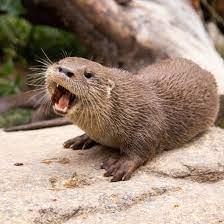
#> input picture atividade6/lontra.jpeg, 224 x 224 px
$ python histogramas.py
#> lines starting #> are read from the running program, lines starting #| are printed output that depends on the picture
### atividade6/Showgraphics.py
import cv2 as cv
import numpy as np
import matplotlib.pyplot as plt


# [39 lines left out: function plotGraphics2, not called in this run]


def plotGraphics(img1, img2, hist1, hist_channels):
    plt.figure(figsize=(12, 6))

    # Subplot para a imagem colorida
    plt.subplot(2, 3, 1)
    plt.imshow(cv.cvtColor(img1, cv.COLOR_BGR2RGB))
    plt.title('Imagem Colorida')

    # Subplot para a imagem em tons de cinza
    plt.subplot(2, 3, 2)
    plt.imshow(cv.cvtColor(img2, cv.COLOR_BGR2RGB), cmap='gray')
    plt.title('Imagem em Tons de Cinza')

    # Subplot para o histograma em tons de cinza
    plt.subplot(2, 3, 3)
    plt.title('Histograma - Tons de Cinza')
    plt.xlabel('Intensidade')
    plt.ylabel('Número de Pixels')
    plt.plot(hist1)
    plt.xlim([0, 256])

    # Subplot para o histograma dos canais de cores (vermelho, verde e azul)
    plt.subplot(2, 1, 2)
    plt.title('Histograma - Canais de Cores')
    plt.xlabel('Intensidade')
    plt.ylabel('Número de Pixels')

    for i, color in enumerate(('b', 'g', 'r')):
        plt.plot(hist_channels[i], color=color, label=f'Canal {color.upper()}')

    plt.xlim([0, 256])
    plt.legend()

    plt.tight_layout()
    plt.show()

### atividade6/histogramas.py
import cv2 as cv
import numpy as np
import matplotlib.pyplot as plt
import Showgraphics as sg

def grayHistogram(image):
    hist = cv.calcHist([image], [0], None, [256], [0, 256])
    return hist

def colorHistogram(image):
    hist_channels = []
    colors = ('b', 'g', 'r')

    for i, color in enumerate(colors):
        channel_hist = cv.calcHist([image], [i], None, [256], [0, 256])
        hist_channels.append(channel_hist)

    return hist_channels


def main():
    img = cv.imread("lontra.jpeg")
#> img is the input picture: shape (224, 224, 3); mean B, G, R 122, 138.2, 158.8
    imgCopy = cv.cvtColor(img, cv.COLOR_BGR2GRAY)
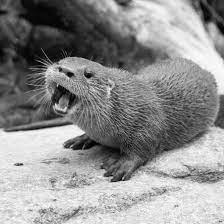
#> imgCopy: shape (224, 224); min 1, max 254, mean 142.5
    histGray = grayHistogram(imgCopy)
#> in grayHistogram, `hist = cv.calcHist([image], [0], None, [256], [0, 256])`: hist = 256 values, max 523 at index 231, min 0 at index 0, mean 196
#> histGray has the same summary as hist in grayHistogram
    hist_channels = colorHistogram(img)
#> after the loop in colorHistogram, `for i, color in enumerate(colors):`: hist_channels = 3 items
#> hist_channels = 3 items
    sg.plotGraphics(img, imgCopy, histGray, hist_channels)
#> in plotGraphics, `plt.show()`:
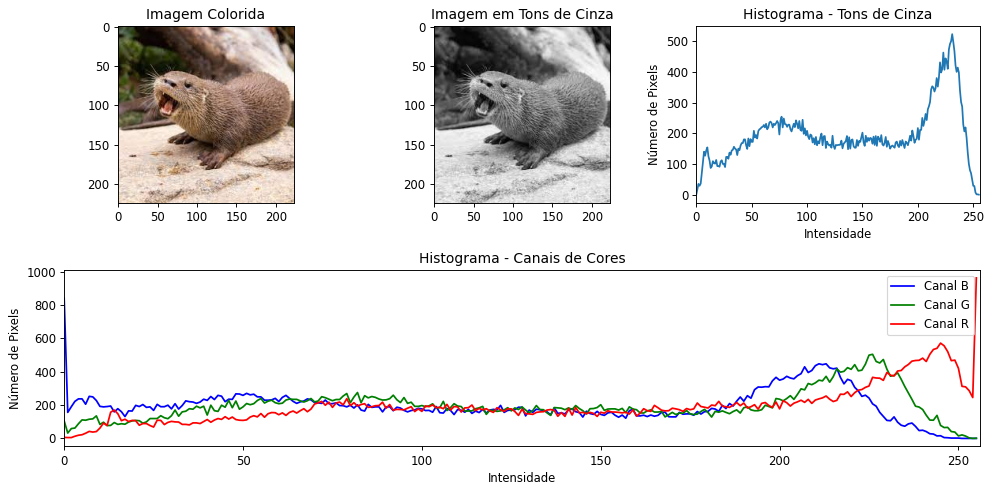
#> figure drawn by matplotlib, 4 panels; panel 3: curve peaks at x = 231, y = 523; panel 4: curve peaks at x = 0, y = 840; panel 4: curve peaks at x = 226, y = 504; panel 4: curve peaks at x = 255, y = 962

    cv.waitKey(0)
    cv.destroyAllWindows()

if __name__ == "__main__":
    main()

$ run again, with atividade6/d2.jpeg copied over atividade6/lontra.jpeg
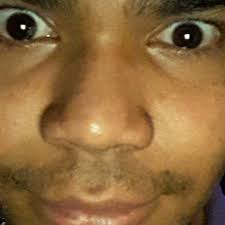
#> input picture atividade6/d2.jpeg, 225 x 225 px
#> in main, img is the input picture: shape (225, 225, 3); mean B, G, R 60.4, 105.4, 141.9
#> in main, `imgCopy = cv.cvtColor(img, cv.COLOR_BGR2GRAY)`:
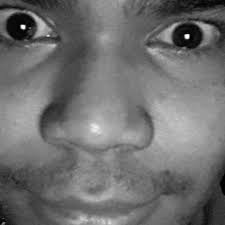
#> imgCopy: shape (225, 225); min 0, max 254, mean 111.2
#> hist = 256 values, max 633 at index 130, min 0 at index 208, mean 197.8
#> histGray has the same summary as hist in grayHistogram
#> after the loop in colorHistogram, `for i, color in enumerate(colors):`: hist_channels = 3 items
#> in plotGraphics, `plt.show()`:
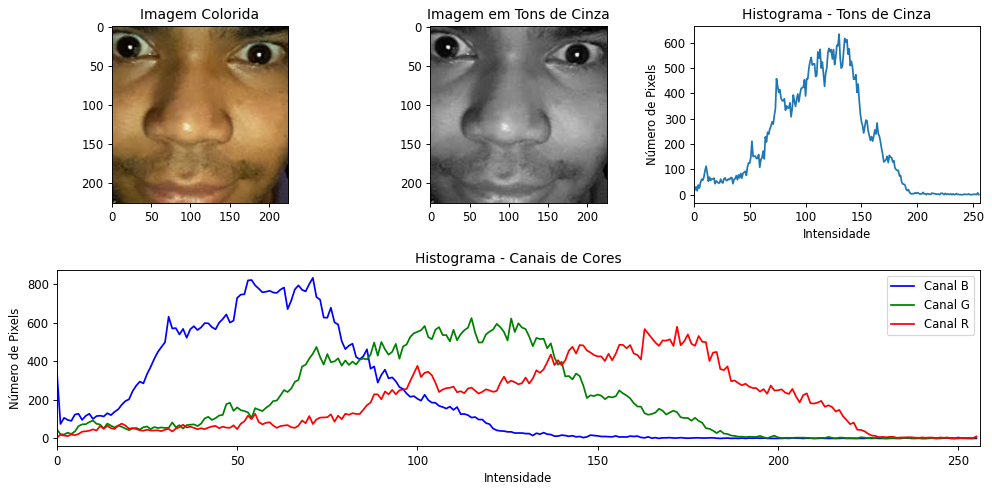
#> figure drawn by matplotlib, 4 panels; panel 3: curve peaks at x = 130, y = 633; panel 4: curve peaks at x = 71, y = 834; panel 4: curve peaks at x = 115, y = 625; panel 4: curve peaks at x = 172, y = 580

$ run again, with atividade6/d1.jpg copied over atividade6/lontra.jpeg
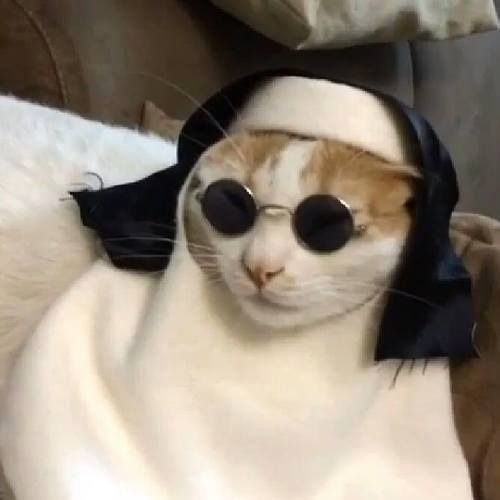
#> input picture atividade6/d1.jpg, 500 x 500 px
#> in main, img is the input picture: shape (500, 500, 3); mean B, G, R 122.1, 135.9, 147.2
#> in main, `imgCopy = cv.cvtColor(img, cv.COLOR_BGR2GRAY)`:
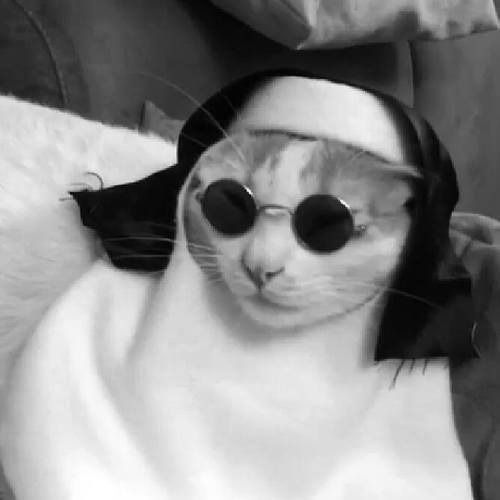
#> imgCopy: shape (500, 500); min 0, max 255, mean 137.7
#> hist = 256 values, max 3540 at index 219, min 6 at index 0, mean 976.6
#> histGray has the same summary as hist in grayHistogram
#> after the loop in colorHistogram, `for i, color in enumerate(colors):`: hist_channels = 3 items
#> in plotGraphics, `plt.show()`:
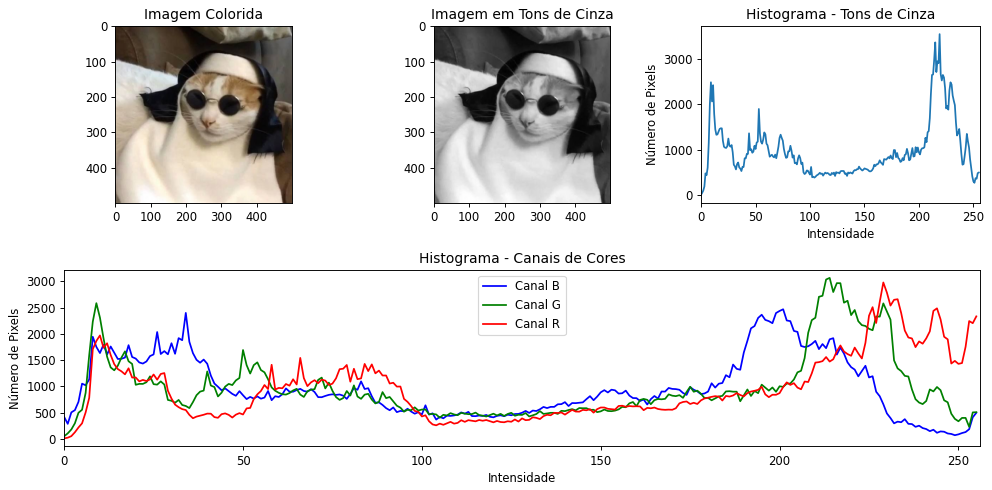
#> figure drawn by matplotlib, 4 panels; panel 3: curve peaks at x = 219, y = 3540; panel 4: curve peaks at x = 201, y = 2468; panel 4: curve peaks at x = 214, y = 3065; panel 4: curve peaks at x = 229, y = 2978

$ run again, with atividade6/d3.jpg copied over atividade6/lontra.jpeg
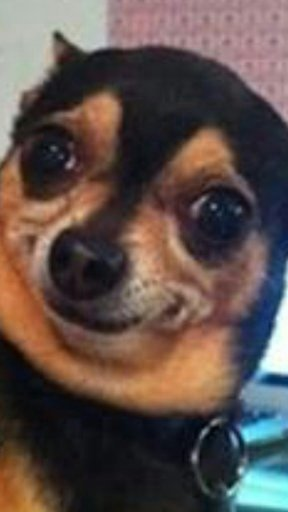
#> input picture atividade6/d3.jpg, 288 x 512 px
#> in main, img is the input picture: shape (512, 288, 3); mean B, G, R 74.8, 79.5, 93.8
#> in main, `imgCopy = cv.cvtColor(img, cv.COLOR_BGR2GRAY)`:
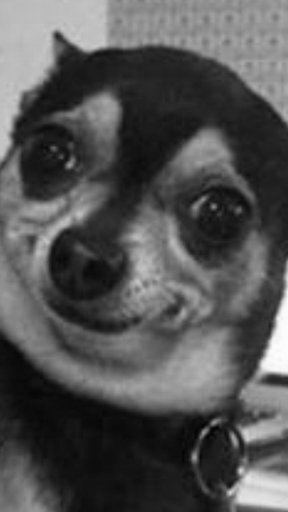
#> imgCopy: shape (512, 288); min 3, max 253, mean 83.3
#> hist = 256 values, max 2266 at index 34, min 0 at index 0, mean 576
#> histGray has the same summary as hist in grayHistogram
#> after the loop in colorHistogram, `for i, color in enumerate(colors):`: hist_channels = 3 items
#> in plotGraphics, `plt.show()`:
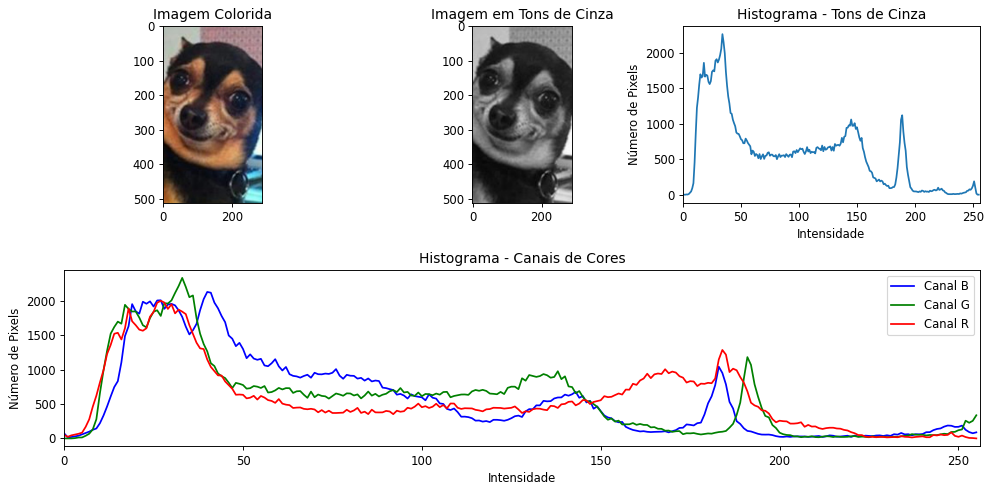
#> figure drawn by matplotlib, 4 panels; panel 3: curve peaks at x = 34, y = 2266; panel 4: curve peaks at x = 40, y = 2126; panel 4: curve peaks at x = 33, y = 2330; panel 4: curve peaks at x = 27, y = 1998
